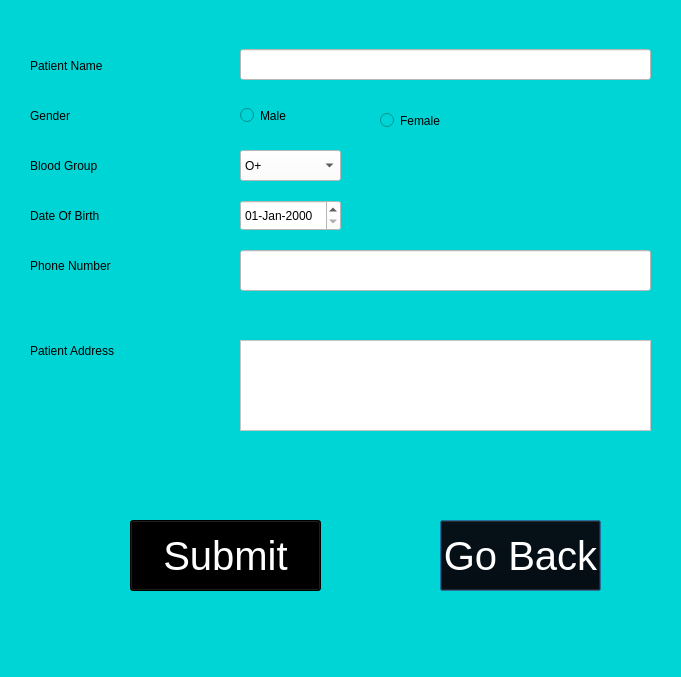
<?xml version="1.0" encoding="UTF-8"?>
<ui version="4.0">
 <class>dialog</class>
 <widget class="QDialog" name="dialog">
  <property name="geometry">
   <rect>
    <x>0</x>
    <y>0</y>
    <width>681</width>
    <height>677</height>
   </rect>
  </property>
  <property name="windowTitle">
   <string>Dialog</string>
  </property>
  <property name="styleSheet">
   <string notr="true">background-color: rgb(0, 213, 213)</string>
  </property>
  <widget class="QLineEdit" name="patientname">
   <property name="geometry">
    <rect>
     <x>240</x>
     <y>49</y>
     <width>411</width>
     <height>31</height>
    </rect>
   </property>
   <property name="styleSheet">
    <string notr="true">background-color:white;</string>
   </property>
  </widget>
  <widget class="QLabel" name="label_2">
   <property name="geometry">
    <rect>
     <x>30</x>
     <y>100</y>
     <width>101</width>
     <height>31</height>
    </rect>
   </property>
   <property name="styleSheet">
    <string notr="true">font: 20pt &quot;Haettenschweiler&quot;;</string>
   </property>
   <property name="text">
    <string>Gender</string>
   </property>
  </widget>
  <widget class="QLabel" name="label_3">
   <property name="geometry">
    <rect>
     <x>30</x>
     <y>150</y>
     <width>141</width>
     <height>31</height>
    </rect>
   </property>
   <property name="styleSheet">
    <string notr="true">font: 20pt &quot;Haettenschweiler&quot;;</string>
   </property>
   <property name="text">
    <string>Blood Group</string>
   </property>
  </widget>
  <widget class="QLabel" name="label_4">
   <property name="geometry">
    <rect>
     <x>30</x>
     <y>200</y>
     <width>151</width>
     <height>31</height>
    </rect>
   </property>
   <property name="styleSheet">
    <string notr="true">font: 20pt &quot;Haettenschweiler&quot;;</string>
   </property>
   <property name="text">
    <string>Date Of Birth</string>
   </property>
  </widget>
  <widget class="QDateEdit" name="dob">
   <property name="geometry">
    <rect>
     <x>240</x>
     <y>200</y>
     <width>101</width>
     <height>31</height>
    </rect>
   </property>
   <property name="styleSheet">
    <string notr="true">background-color:white;</string>
   </property>
   <property name="displayFormat">
    <string>dd-MMM-yyyy</string>
   </property>
  </widget>
  <widget class="QLabel" name="label_5">
   <property name="geometry">
    <rect>
     <x>30</x>
     <y>250</y>
     <width>191</width>
     <height>31</height>
    </rect>
   </property>
   <property name="styleSheet">
    <string notr="true">font: 20pt &quot;Haettenschweiler&quot;;</string>
   </property>
   <property name="text">
    <string>Phone Number</string>
   </property>
  </widget>
  <widget class="QLabel" name="label_6">
   <property name="geometry">
    <rect>
     <x>30</x>
     <y>330</y>
     <width>181</width>
     <height>41</height>
    </rect>
   </property>
   <property name="styleSheet">
    <string notr="true">font: 20pt &quot;Haettenschweiler&quot;;</string>
   </property>
   <property name="text">
    <string>Patient Address</string>
   </property>
  </widget>
  <widget class="QRadioButton" name="radioButton">
   <property name="geometry">
    <rect>
     <x>240</x>
     <y>100</y>
     <width>111</width>
     <height>31</height>
    </rect>
   </property>
   <property name="text">
    <string>Male</string>
   </property>
  </widget>
  <widget class="QRadioButton" name="radioButton_2">
   <property name="geometry">
    <rect>
     <x>380</x>
     <y>110</y>
     <width>101</width>
     <height>21</height>
    </rect>
   </property>
   <property name="text">
    <string>Female</string>
   </property>
  </widget>
  <widget class="QComboBox" name="BG">
   <property name="geometry">
    <rect>
     <x>240</x>
     <y>150</y>
     <width>101</width>
     <height>31</height>
    </rect>
   </property>
   <property name="styleSheet">
    <string notr="true">background-color:white;</string>
   </property>
   <item>
    <property name="text">
     <string>O+</string>
    </property>
   </item>
   <item>
    <property name="text">
     <string>O-</string>
    </property>
   </item>
   <item>
    <property name="text">
     <string>A+</string>
    </property>
   </item>
   <item>
    <property name="text">
     <string>A-</string>
    </property>
   </item>
   <item>
    <property name="text">
     <string>B+</string>
    </property>
   </item>
   <item>
    <property name="text">
     <string>B-</string>
    </property>
   </item>
   <item>
    <property name="text">
     <string>AB+</string>
    </property>
   </item>
   <item>
    <property name="text">
     <string>AB-</string>
    </property>
   </item>
  </widget>
  <widget class="QLineEdit" name="phonenumber">
   <property name="geometry">
    <rect>
     <x>240</x>
     <y>250</y>
     <width>411</width>
     <height>41</height>
    </rect>
   </property>
   <property name="styleSheet">
    <string notr="true">background-color:white;</string>
   </property>
  </widget>
  <widget class="QTextEdit" name="address">
   <property name="geometry">
    <rect>
     <x>240</x>
     <y>340</y>
     <width>411</width>
     <height>91</height>
    </rect>
   </property>
   <property name="styleSheet">
    <string notr="true">background-color:white;
font: 8pt &quot;Mongolian Baiti&quot;;</string>
   </property>
  </widget>
  <widget class="QPushButton" name="goback">
   <property name="geometry">
    <rect>
     <x>440</x>
     <y>520</y>
     <width>161</width>
     <height>71</height>
    </rect>
   </property>
   <property name="styleSheet">
    <string notr="true">background-color: black;
color: white;
font-size: 30pt;
font: 20pt &quot;Haettenschweiler&quot;;</string>
   </property>
   <property name="text">
    <string>Go Back</string>
   </property>
  </widget>
  <widget class="QLabel" name="label_7">
   <property name="geometry">
    <rect>
     <x>30</x>
     <y>50</y>
     <width>151</width>
     <height>31</height>
    </rect>
   </property>
   <property name="styleSheet">
    <string notr="true">font: 20pt &quot;Haettenschweiler&quot;;</string>
   </property>
   <property name="text">
    <string>Patient Name</string>
   </property>
  </widget>
  <widget class="QPushButton" name="patientsubmitbutton">
   <property name="geometry">
    <rect>
     <x>130</x>
     <y>520</y>
     <width>191</width>
     <height>71</height>
    </rect>
   </property>
   <property name="styleSheet">
    <string notr="true">background-color: black;
color: white;
font-size: 30pt;
font: 20pt &quot;Haettenschweiler&quot;;</string>
   </property>
   <property name="text">
    <string>Submit</string>
   </property>
  </widget>
 </widget>
 <resources/>
 <connections/>
</ui>
